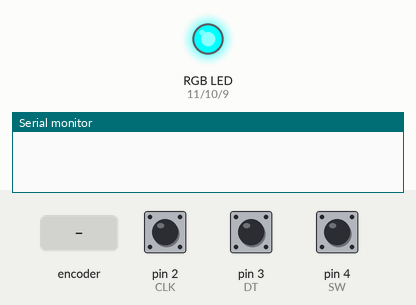
Simulated run of this sketch. Board: Arduino Uno, built with avr-gcc and run on an emulated ATmega328P. Shown: an RGB LED mixed from three pins (HIGH = lit), the last lines printed to the serial monitor. The test bench sets the inputs (shaded band); at power-on: pin 4 (SW) HIGH, pin 2 (CLK) HIGH, pin 3 (DT) HIGH.

Above: at 1.2 s.
1.3 s: rotary encoder on pin 2 (CLK) / pin 3 (DT) turned 3 steps (first pin leading)
At 1.65 s:
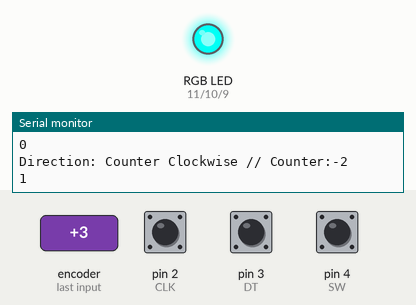
3.4 s: pin 4 (SW) pulled LOW for 0.15 s
At 4.1 s:
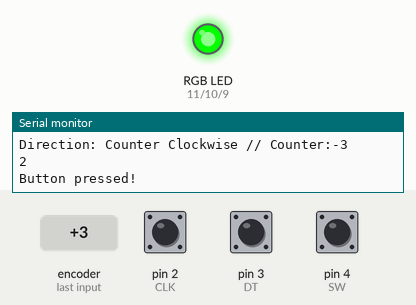
5.0 s: rotary encoder on pin 2 (CLK) / pin 3 (DT) turned 1 step (first pin leading)
At 5.9 s:
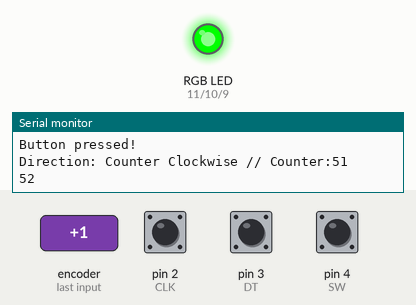
6.7 s: pin 4 (SW) pulled LOW for 1 s
At 7.8 s:
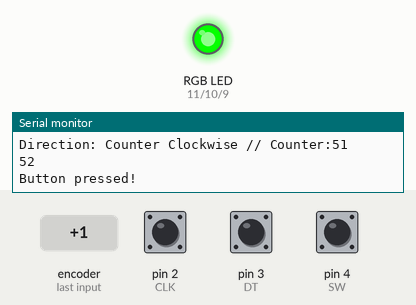
Timing chart, 0 to 9.7 s (numbered marks = the images above; inputs shaded):
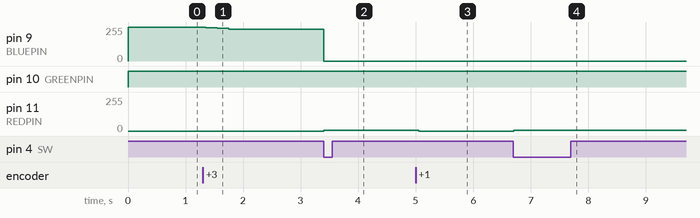

The sketch:

my_project.ino
```cpp
// Rotary Encoder Inputs
#define CLK 2
#define DT 3
#define SW 4
#define GREENPIN 10
#define BLUEPIN 9
#define REDPIN 11
int counter = 0;
int colourCounter = counter;
int currentStateCLK;
int lastStateCLK;
String currentDir = "";
unsigned long lastButtonPress = 0;
int test = 0;
int stage = 0;
int hi = 0;

void setup() {

  pinMode(CLK, INPUT);
  pinMode(DT, INPUT);
  pinMode(SW, INPUT_PULLUP);

  Serial.begin(9600);

  lastStateCLK = digitalRead(CLK);
}

void setcolour1(int red, int green, int blue)
{
  red = 255 - red;
  green = 255 - green;
  blue = 255 - blue;
  analogWrite(REDPIN, red);
  analogWrite(GREENPIN, green);
  analogWrite(BLUEPIN, blue);
}

void loop() {

  currentStateCLK = digitalRead(CLK);
  if (currentStateCLK != lastStateCLK  && currentStateCLK == 1) {

    if (digitalRead(DT) != currentStateCLK) {
      counter --;
      currentDir = " Counter Clockwise ";
    } else {
      counter ++;
      currentDir = " Clockwise ";
    }

    Serial.print("Direction:");
    Serial.print(currentDir);
    Serial.print("// Counter:");
    Serial.println(counter);
    Serial.println(colourCounter);
  }

  lastStateCLK = currentStateCLK;

  int btnState = digitalRead(SW);

  if (btnState == LOW) {

    if (millis() - lastButtonPress > 50) {
      Serial.println("Button pressed!");
    }

    lastButtonPress = millis();
  }

  delay(1);

  int redColour = 0;
  int blueColour = 0;
  int greenColour = 0;
  int stageSet = (stage * 357);
  int stageTell = stageSet - (51 * test);
  int test2 = 0;
  delay(1);
  if (counter >= 0) {
    colourCounter = counter;
  }
  else {
    colourCounter = counter * -1;
  }

  if (colourCounter - stageTell <= 51) {
    redColour = (colourCounter - stageTell) * 5;
    setcolour1(redColour, blueColour, greenColour);
  }
  if (colourCounter - stageTell <= 102 && colourCounter - stageTell > 51) {
    greenColour = ((colourCounter - 51) - stageTell) * 5;
    redColour = 255;
    setcolour1(redColour, blueColour, greenColour);
  }
  if (colourCounter - stageTell <= 153 && colourCounter - stageTell > 102) {
    greenColour = 255;
    redColour = 255 - ((colourCounter - 102) - stageTell) * 5;
    setcolour1(redColour, blueColour, greenColour);
  }
  if (colourCounter - stageTell <= 204 && colourCounter - stageTell > 153) {
    greenColour = 255;
    blueColour = ((colourCounter - stageTell) - 153) * 5;
    setcolour1(redColour, blueColour, greenColour);
  }
  if (colourCounter - stageTell <= 255 && colourCounter - stageTell > 204) {
    blueColour = 255;
    greenColour = 255 - ((colourCounter - 204) - stageTell) * 5;
    setcolour1(redColour, blueColour, greenColour);
  }
  if (colourCounter - stageTell <= 306 && colourCounter - stageTell > 255) {
    blueColour = 255;
    redColour = ((colourCounter - 255) - stageTell) * 5;
    setcolour1(redColour, blueColour, greenColour);
  }
  if (colourCounter - stageTell <= 357 && colourCounter - stageTell > 306) {
    redColour = 255;
    blueColour = 255 - ((colourCounter - 306) - stageTell) * 5;
    setcolour1(redColour, blueColour, greenColour);
  }
  if (colourCounter - stageSet < 0) {
    stage--;
    test = 1;
  }
  if  (colourCounter - stageSet > 357) {
    stage++;
    test = 1;
  }
  if (colourCounter < 357) {
    test = 1;
  }
  if (btnState == LOW) {
    hi = 1;
    counter = 52;
    colourCounter = 52;
  }
}
```

Measured:
- after the input at 1.3 s, pin 9 (BLUEPIN): 255/255 → 250/255 after 0.05 s, → 245/255 0.20 s later, → 240/255 0.20 s later
- after the input at 3.4 s, pin 9 (BLUEPIN): 240/255 → 0/255 at once; pin 11 (REDPIN): 0/255 → 5/255 at once
- after the input at 5.0 s, pin 11 (REDPIN): 5/255 → 0/255 after 0.05 s
- after the input at 6.7 s, pin 11 (REDPIN): 0/255 → 5/255 at once
